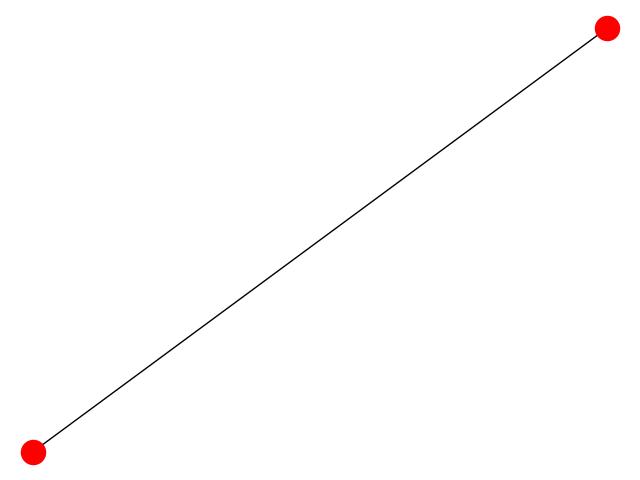

Generate this figure with Python:
from networkx import nx
import matplotlib.pyplot as plt # otro
G = nx.Graph()
G.add_edge(1, 2)
nx.draw(G)
plt.savefig("prueba.png")
plt.savefig("prueba.eps")
